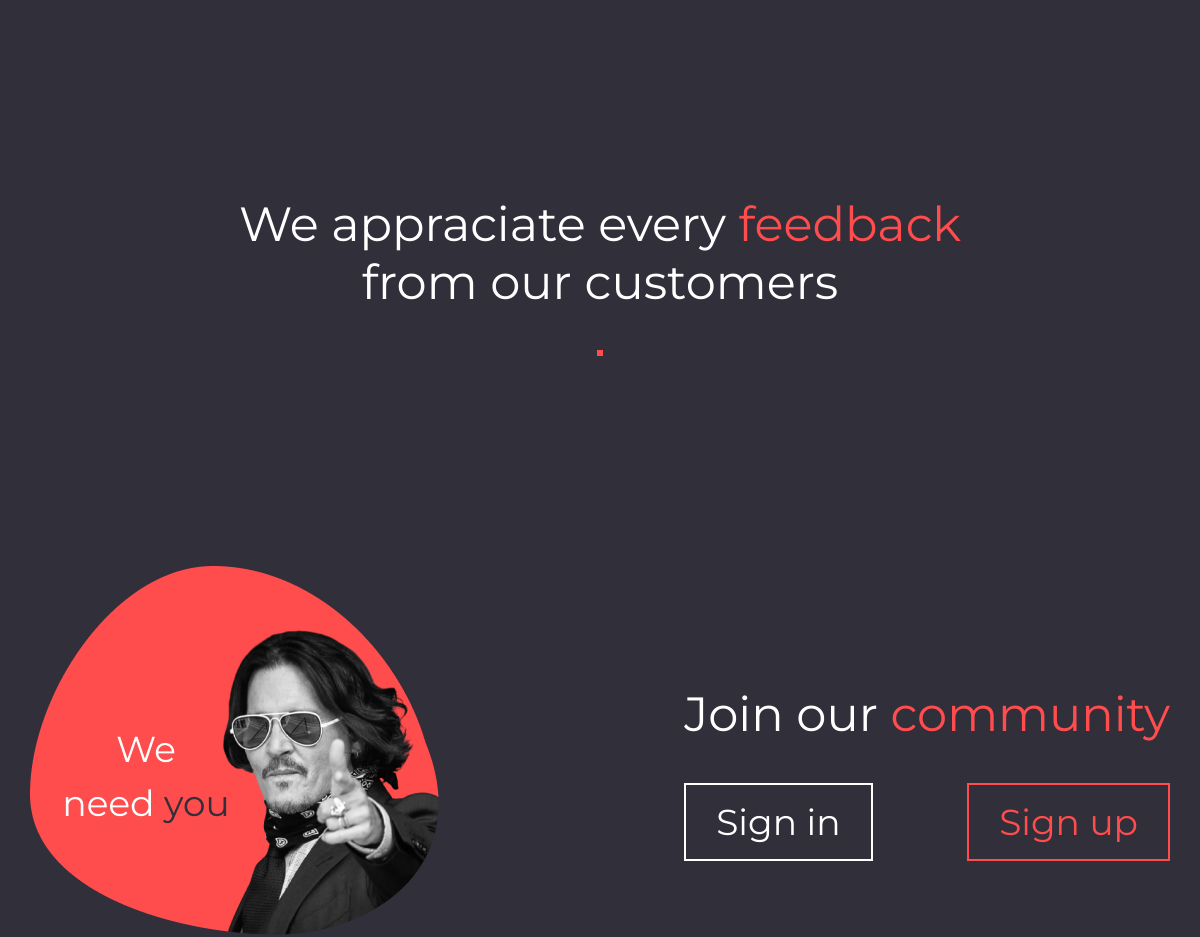
The app's page / (middle part), older data.
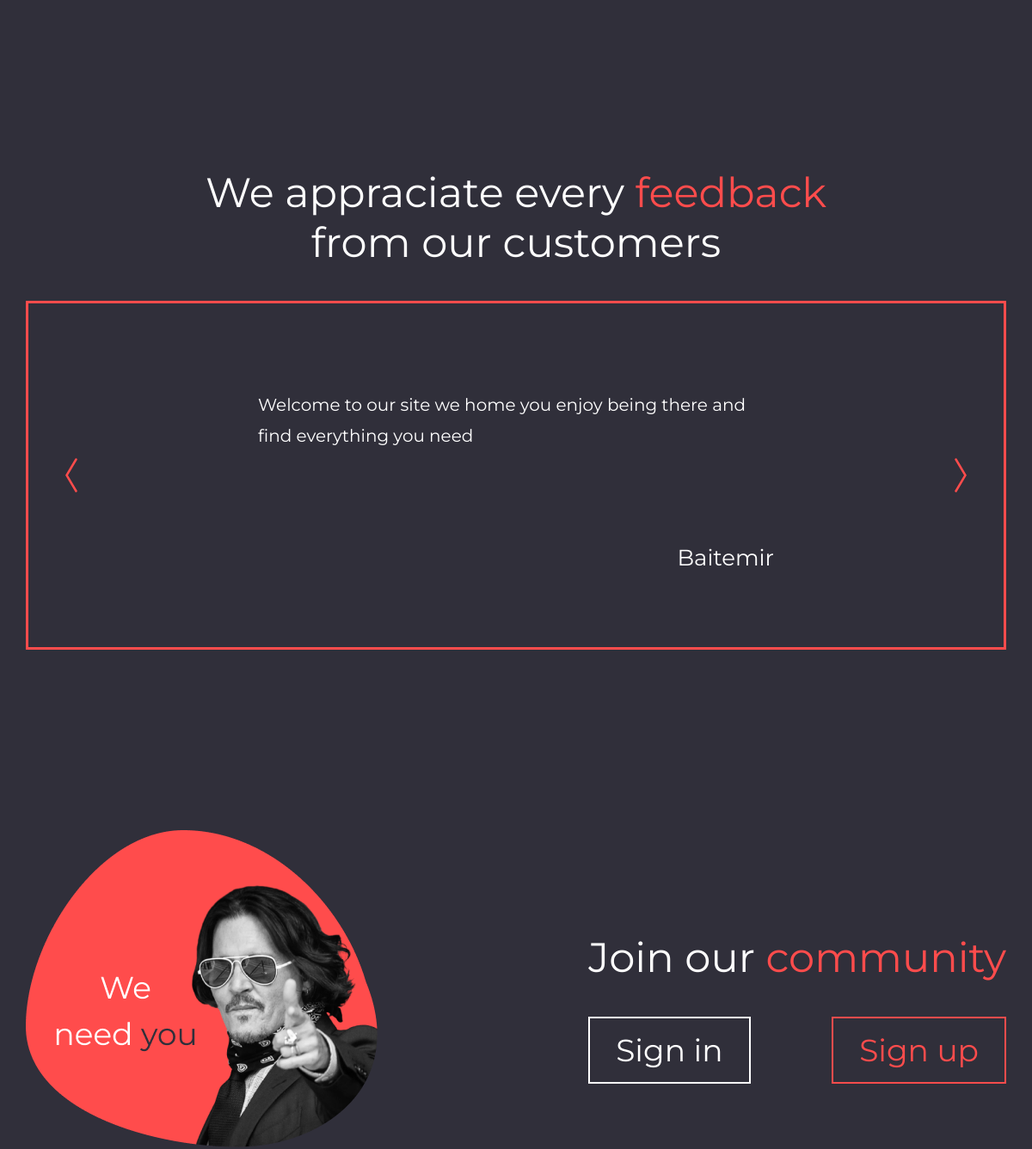
The same page, newer data.
### atlas/models.py (models this page shows, shortened)
class Feedback(models.Model):
    author = models.CharField(max_length=100)
    body = models.TextField()

### atlas/views.py (the view)
# urls.py: path('', views.index, name='home'),
def index(request):
    feedback = models.Feedback.objects.all()
    return render(request, 'home.html', {'feedback': feedback})

### templates/home.html (shortened to what this page needs)
{% extends 'index.html' %}
{% load static%}
{% block content %}
<section class="feedback">
  <h1>We appraciate every <span>feedback</span> from our customers</h1>
  <div class="slider" data-slider="itc-slider" data-loop="true" data-autoplay="true" data-interval="5000">
    <div class="slider__wrapper">
      <div class="slider__items">
        {% for i in feedback %}
        <div class="slider__item">
          <div class="comment">
            <p>{{i.body}}</p>
            <span>{{i.author}}</span>
          </div>
        </div>
        {% endfor %}
      </div>
    </div>
    <button class="slider__control" data-slide="prev"></button>
    <button class="slider__control" data-slide="next"></button>
  </div>
</section>
<section class="join">
  <div>
    <img src="{% static 'assets/depp.png' %}" alt="johnny depp">
  </div>
  <div>
    <h1>Join our <span>community</span></h1>
    <div style"{} class="auth-block">
      <a href="/sign-in" class="auth-btn auth-btn-2 auth-btn-white">Sign in</a>
      <a href="/sign-up" class="auth-btn auth-btn-2 auth-btn-red">Sign up </a>
    </div>
  </div>
</section>
{% endblock %}

Row changes from the older to the newer data that the page shows:
added Feedback: body "Welcome to our site we home you enjoy being there and find everything you need", author "Baitemir"
